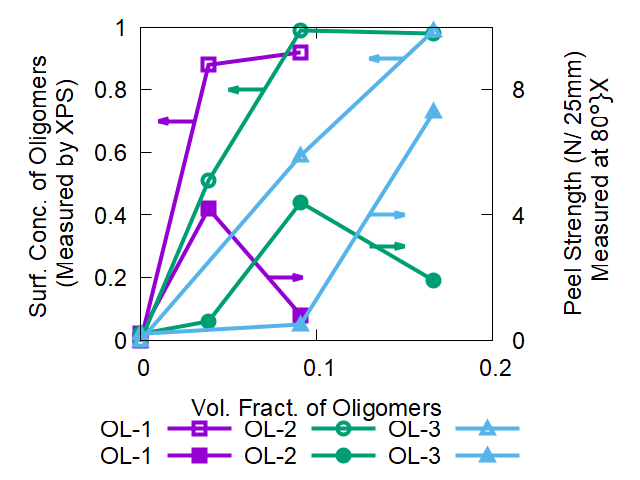

The gnuplot source for this figure:
set term pngcairo font "Arial,18" 
## 
#set lmargin 2 
#set bmargin 2 
#set rmargin 2 
#set tmargin 2 
## 
## 
set xrange[0:0.2] 
set yrange[0:1] 
set y2range[0:10] 
#
set xtics 0, 0.1
set y2tics 0, 0.2
set y2tics 0, 4
set ytics nomirror
## 
set key below
#set key at graph 1, graph 0.97
## 
set ylabel "Surf. Conc. of Oligomers \n(Measured by XPS)" 
set y2label "Peel Strength (N/ 25mm)\n Measured at 80{/Symbol \260}C" 
set xlabel "Vol. Fract. of Oligomers"
##
set style arrow 1 linetype 1 linewidth 4 lc 1
set style arrow 2 linetype 2 linewidth 4 lc 2
set style arrow 3 linetype 1 linewidth 4 lc 3
set style arrow 4 linetype 2 linewidth 4 lc 1
set style arrow 5 linetype 1 linewidth 4 lc 2
set style arrow 6 linetype 2 linewidth 4 lc 3
##
set arrow from 0.03,0.7 to 0.01,0.7 arrowstyle 1
set arrow from 0.07,0.8 to 0.05,0.8 arrowstyle 2
set arrow from 0.15,0.9 to 0.13,0.9 arrowstyle 3
set arrow from 0.072,0.2 to 0.092,0.2 arrowstyle 4
set arrow from 0.13,0.3 to 0.15,0.3 arrowstyle 5
set arrow from 0.13,0.4 to 0.15,0.4 arrowstyle 6
## 
set output "Exp_Data_color.png" 
plot	"Exp.dat" index 0 usi 1:2 axis x1y1 w linespoints pt 4 ps 2 lt 1 lw 4 lc 1 ti "OL-1", \
	"Exp.dat" index 0 usi 1:3 axis x1y2 w linespoints pt 5 ps 2 lt 2 lw 4 lc 1 ti "OL-1", \
	"Exp.dat" index 1 usi 1:2 axis x1y1 w linespoints pt 6 ps 2 lt 1 lw 4 lc 2 ti "OL-2", \
	"Exp.dat" index 1 usi 1:3 axis x1y2 w linespoints pt 7 ps 2 lt 2 lw 4 lc 2 ti "OL-2", \
	"Exp.dat" index 2 usi 1:2 axis x1y1 w linespoints pt 8 ps 2 lt 1 lw 4 lc 3 ti "OL-3", \
	"Exp.dat" index 2 usi 1:3 axis x1y2 w linespoints pt 9 ps 2 lt 2 lw 4 lc 3 ti "OL-3"

## 
set output 
reset 
set term wxt enhanced 


set term pngcairo font "Arial,18" 
## 
#set lmargin 2 
#set bmargin 2 
#set rmargin 2 
#set tmargin 2 
## 
## 
set xrange[0:0.2] 
set yrange[0:8] 
#set y2range[0:10] 
#
set xtics 0, 0.1
set ytics 0, 2
#set y2tics 0, 4
#set ytics nomirror
## 
set key below
#set key at graph 1, graph 0.97
## 
#set ylabel "Surf. Conc. of Oligomers \n(Measured by XPS)" 
set ylabel "Peel Strength (N/ 25mm)\n Measured at 80{/Symbol \260}C" 
set xlabel "Vol. Fract. of Oligomers"
##
set style arrow 1 linetype 1 linewidth 4 lc 1
set style arrow 2 linetype 2 linewidth 4 lc 2
set style arrow 3 linetype 1 linewidth 4 lc 3
set style arrow 4 linetype 2 linewidth 4 lc 1
set style arrow 5 linetype 1 linewidth 4 lc 2
set style arrow 6 linetype 2 linewidth 4 lc 3
##
#set arrow from 0.03,0.7 to 0.01,0.7 arrowstyle 1
#set arrow from 0.07,0.8 to 0.05,0.8 arrowstyle 2
#set arrow from 0.15,0.9 to 0.13,0.9 arrowstyle 3
#set arrow from 0.072,0.2 to 0.092,0.2 arrowstyle 4
#set arrow from 0.13,0.3 to 0.15,0.3 arrowstyle 5
#set arrow from 0.13,0.4 to 0.15,0.4 arrowstyle 6
## 
set output "Exp_Data_color_2.png" 
plot	"Exp.dat" index 0 usi 1:3 axis x1y2 w linespoints pt 5 ps 2 lt 2 lw 4 lc 1 ti "OL-1", \
	"Exp.dat" index 1 usi 1:3 axis x1y2 w linespoints pt 7 ps 2 lt 2 lw 4 lc 2 ti "OL-2", \
	"Exp.dat" index 2 usi 1:3 axis x1y2 w linespoints pt 9 ps 2 lt 2 lw 4 lc 3 ti "OL-3"

## 
set output 
reset 
set term wxt enhanced 
